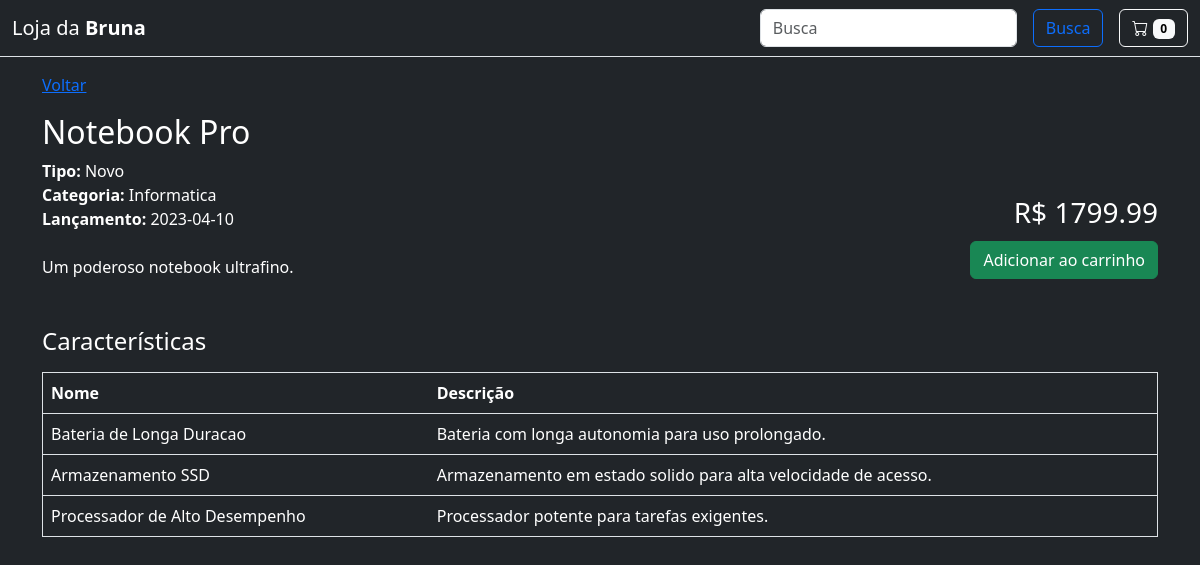
The app's page /produto.php?id=3 with its own data.
### tables this page shows
CREATE TABLE Produto (
    id INT(4) AUTO_INCREMENT PRIMARY KEY,
    nome VARCHAR(255) NOT NULL,
    descricao TEXT,
    preco DECIMAL(10, 2) NOT NULL,
    tipo ENUM('Novo', 'Usado', 'Promocao', 'Liquidacao', 'Outros') NOT NULL,
    categoria SET('Eletronico', 'Telefonia', 'Informatica', 'Eletrodomesticos', 'Acessorios', 'Outros') NOT NULL,
    data_lancamento DATE,
    desconto_usados DECIMAL(10, 2)
);

CREATE TABLE Caracteristica (
    id INT(4) AUTO_INCREMENT PRIMARY KEY,
    nome VARCHAR(255) NOT NULL,
    descricao TEXT
);

### produto.php (the view, shortened to what this page needs)
<?php
require_once("conexao.php");
$id = $_GET["id"];
try {
    $stmt = $conn->prepare("SELECT nome, tipo, categoria, descricao, preco, data_lancamento, desconto_usados FROM produto WHERE id = " . $id);
    $stmt->execute();
    $produto = $stmt->fetch(PDO::FETCH_ASSOC);
    $stmt = $conn->prepare("
        SELECT c.nome, c.descricao
        FROM produto_caracteristica AS pc
        INNER JOIN caracteristica AS c
        ON pc.id_caracteristica = c.id
        WHERE pc.id_produto = " . $id
    );
    $stmt->execute();
    $caracteristicas = $stmt->fetchAll(PDO::FETCH_ASSOC);
} catch (PDOException $e) {
    echo "Error: " . $e->getMessage();
}
?>
<!doctype html>
<html lang="pt-br">
    <head>
        <link rel="stylesheet" href="https://cdn.jsdelivr.net/npm/bootstrap-icons@1.11.3/font/bootstrap-icons.min.css">
        <link href="https://cdn.jsdelivr.net/npm/bootstrap@5.3.2/dist/css/bootstrap.min.css" rel="stylesheet"/>
    </head>
    <body class="bg-dark text-white">
        <?php require("header.php") ?>
        <div class="container mt-3">
            <a href="/loja" class="link-primary">Voltar</a>
            <h2 class="mt-3"><?= $produto["nome"] ?></h2>
            <div class="row mb-5">
                <div class="col-12 col-md-6 d-flex flex-column">
                    <span><b>Tipo:</b> <?= $produto["tipo"] ?></span>
                    <span><b>Categoria:</b> <?= $produto["categoria"] ?></span>
                    <span><b>Lançamento:</b> <?= $produto["data_lancamento"] ?></span>
                    <br/>
                    <span><?= $produto["descricao"] ?></span>
                </div>
                <div class="col-12 col-md-6 d-flex flex-column align-items-end justify-content-end">
                    <h3>R$ <?= $produto["preco"] ?></h3>
                    <form action="/loja/carrinho.php" method="GET">
                        <input class="btn btn-success mt-1" type="submit" value="Adicionar ao carrinho">
                    </form>
                </div>
            </div>
            <h4>Características</h4>
            <table class="table table-dark border mt-3">
                <thead>
                    <tr>
                        <th scope="col">Nome</th>
                        <th scope="col">Descrição</th>
                    </tr>
                </thead>
                <tbody>
                    <?php
                        foreach ($caracteristicas as $item) {
                            ?>
                                <tr>
                                    <td scope="row"><?= $item["nome"] ?></td>
                                    <td scope="row"><?= $item["descricao"] ?></td>
                                </tr>
                            <?php
                        }
                    ?>
                </tbody>
            </table>
        </div>
    </body>
</html>

### records on screen
produto: nome "Notebook Pro", tipo "Novo", categoria "Informatica", data_lancamento "2023-04-10", descricao "Um poderoso notebook ultrafino.", preco "1799.99"
caracteristica: nome "Bateria de Longa Duracao", descricao "Bateria com longa autonomia para uso prolongado."
caracteristica: nome "Armazenamento SSD", descricao "Armazenamento em estado solido para alta velocidade de acesso."
caracteristica: nome "Processador de Alto Desempenho", descricao "Processador potente para tarefas exigentes."

### other values on screen
$carrinho["quantidade"] "0"
